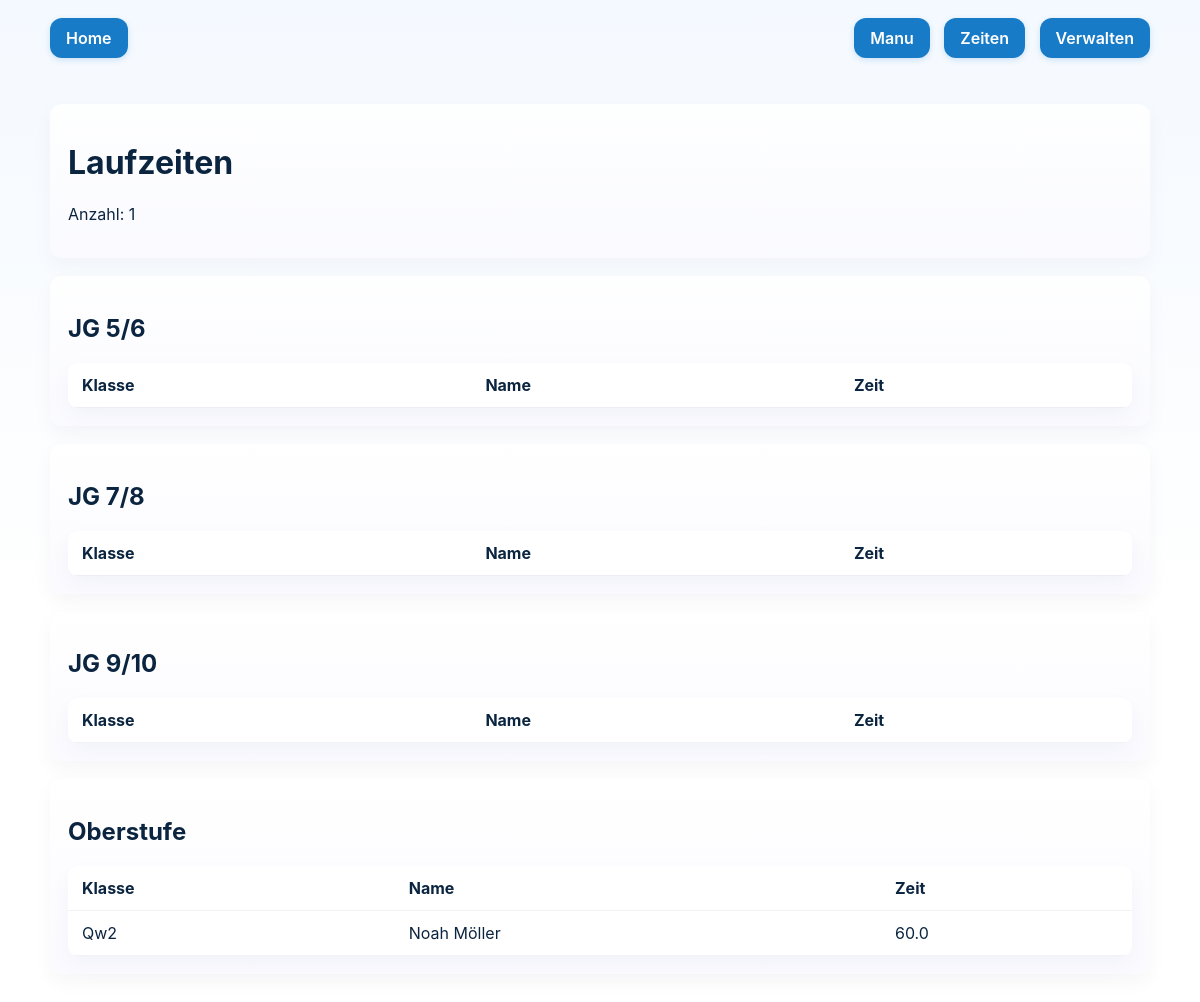
Page /zeiten on the earlier database version.
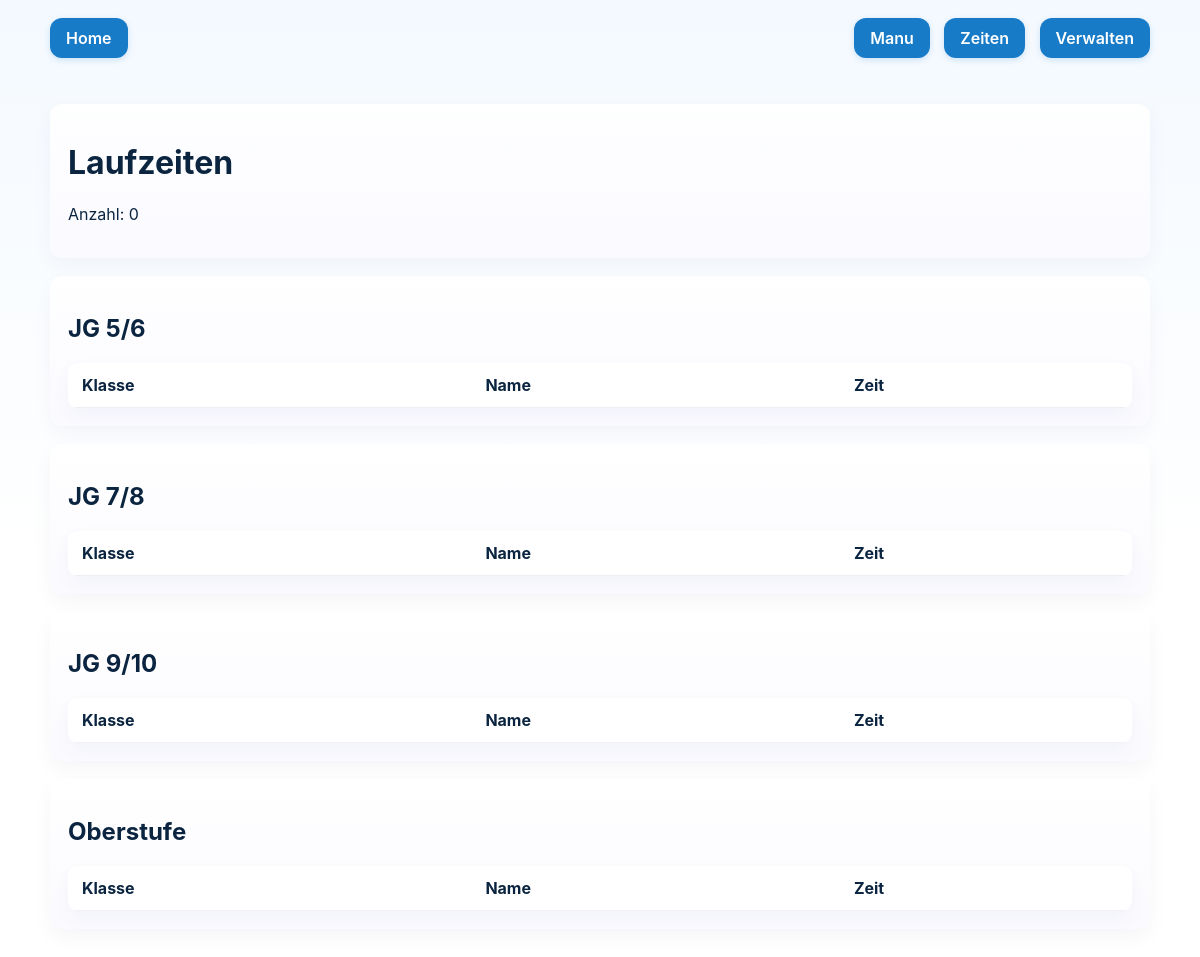
Same page on the later database version.
### tables this page shows
CREATE TABLE Laeufer (
    schüler_id INTEGER PRIMARY KEY AUTOINCREMENT,
    name TEXT,
    vorname TEXT,
    klasse TEXT,
    sportlehrer TEXT,
    zeit FLOAT
               , jahrgang TEXT);

### app.py (the view)
@app.route("/zeiten")
def zeiten():
    conn = sqlite3.connect("Läufer-Schüler.db")
    conn.row_factory = sqlite3.Row
    cur = conn.cursor()
    daten = cur.execute("""
        SELECT * FROM Laeufer
        ORDER BY jahrgang, klasse, name
    """).fetchall()
    conn.close()
    return render_template("zeiten.html", daten=daten)

### templates/zeiten.html (shortened to what this page needs)
<!DOCTYPE html>
<html lang="de">
<head>
    <link rel="stylesheet" href="{{ url_for('static', filename='css/style.css') }}">
</head>
<body>
    <header class="site-header">
        <nav class="nav">
            <div class="nav-left">
                <a class="btn" href="{{ url_for('startseite') }}">Home</a>
            </div>
            <div class="nav-right">
                 <a class="btn" href="{{ url_for('manu') }}">Manu</a>
                <a class="btn" href="{{ url_for('zeiten') }}">Zeiten</a>
                <a class="btn" href="{{ url_for('verwalten') }}">Verwalten</a>
            </div>
        </nav>
    </header>
    <main class="container">
        <div class="section-card">
            <h1>Laufzeiten</h1>
            <p>Anzahl: {{ daten|length }}</p>
        </div>
        <section class="section-card">
            <h2>JG 5/6</h2>
            <table class="data-table">
                <thead>
                    <tr><th>Klasse</th><th>Name</th><th>Zeit</th></tr>
                </thead>
            </table>
        </section>
        <section class="section-card">
            <h2>JG 7/8</h2>
            <table class="data-table">
                <thead>
                    <tr><th>Klasse</th><th>Name</th><th>Zeit</th></tr>
                </thead>
            </table>
        </section>
        <section class="section-card">
            <h2>JG 9/10</h2>
            <table class="data-table">
                <thead>
                    <tr><th>Klasse</th><th>Name</th><th>Zeit</th></tr>
                </thead>
            </table>
        </section>
        <section class="section-card">
            <h2>Oberstufe</h2>
            <table class="data-table">
                <thead>
                    <tr><th>Klasse</th><th>Name</th><th>Zeit</th></tr>
                </thead>
                <tbody>
                {% for schueler in daten %}
                    {% if schueler["jahrgang"] in ["OBS","Oberstufe"] %}
                        <tr>
                            <td>{{ schueler["klasse"] }}</td>
                            <td>{{ schueler["vorname"] }} {{ schueler["name"] }}</td>
                            <td>{{ schueler["zeit"] }}</td>
                        </tr>
                    {% endif %}
                {% endfor %}
                </tbody>
            </table>
        </section>
    </main>
</body>
</html>

### static/css/style.css (style rules this page uses)
body { font-family: "Inter", Arial, Helvetica, sans-serif; margin: 0; padding: 0; color: #0b2540; background: linear-gradient(180deg, #f4f9ff 0%, #ffffff 60%); -webkit-font-smoothing:antialiased; text-rendering:optimizeLegibility; }
.site-header { background: transparent; padding: 18px 24px; }
.nav { max-width: 1100px; margin: 0 auto; display: flex; justify-content: space-between; align-items: center; }
.nav-right .btn { margin-left: 10px; }
a.btn, a:link, a:visited { background-color: #187bc7; color: #ffffff; padding: 10px 16px; text-align: center; text-decoration: none; display: inline-block; border-radius: 12px; font-weight: 600; box-shadow: 0 2px 6px rgba(24,123,199,0.18); transition: transform .12s ease, background-color .12s ease; }
.container { max-width: 1100px; margin: 28px auto; padding: 0 18px; }
.data-table { width: 100%; border-collapse: collapse; margin-top: 14px; box-shadow: 0 8px 20px rgba(7,52,90,0.04); border-radius: 10px; overflow: hidden; }
.data-table th, .data-table td { padding: 12px 14px; text-align: left; border-bottom: 1px solid rgba(11,37,64,0.06); background: #fff; }
.section-card { background: linear-gradient(180deg, rgba(255,255,255,0.9), rgba(250,250,255,0.9)); padding: 18px; border-radius: 12px; margin-bottom: 18px; box-shadow: 0 8px 20px rgba(13,36,64,0.04); }

Differences in the rows shown:
removed Laeufer: klasse "Qw2", vorname "Noah", name "Möller", zeit "60.0"
Other differences:
{{ daten|length }}: "1" → "0"
